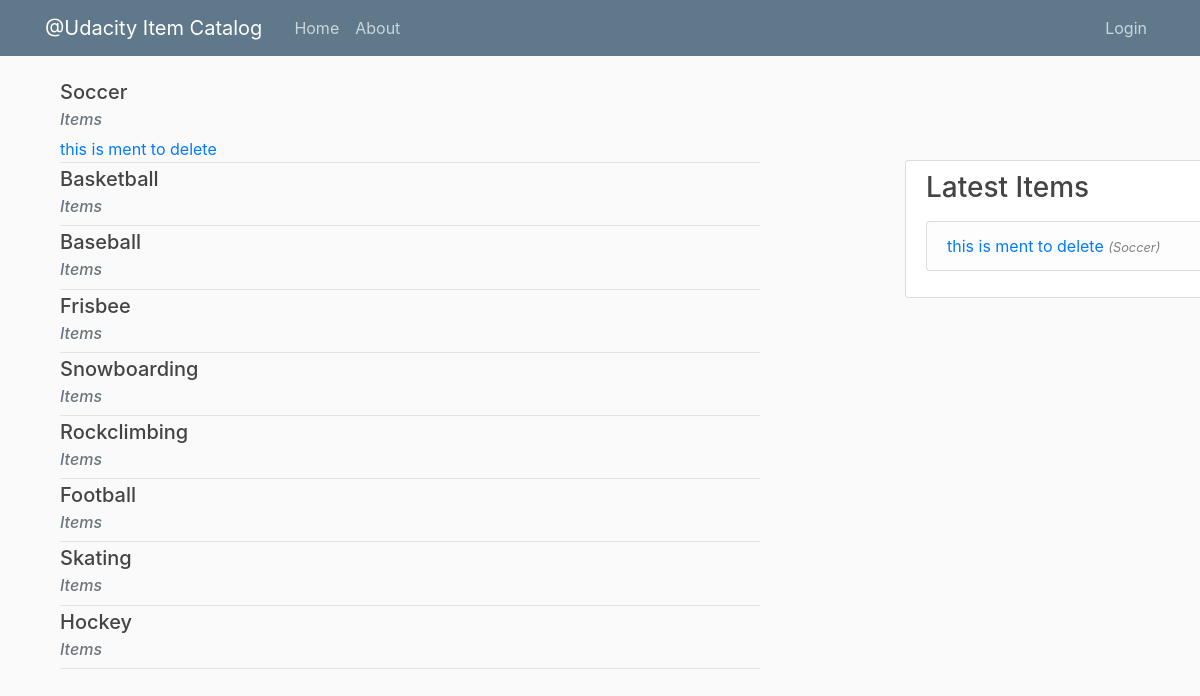
The app's page /catalog, older data.
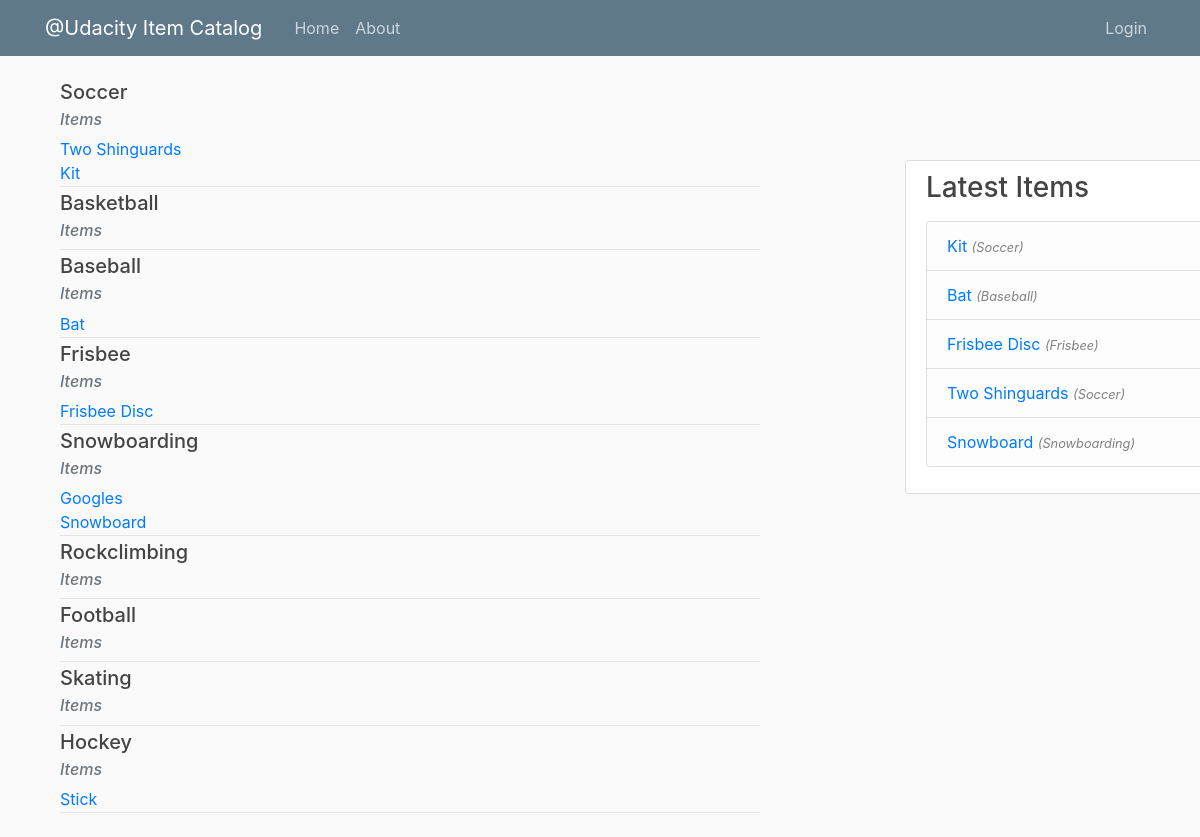
The same page, newer data.
### project/database_setup.py (models this page shows, shortened)
class Category(db.Model):
    __tablename__ = 'category'
    name = db.Column(db.String(80), nullable=False)
    id = db.Column(db.Integer, primary_key=True)
    items = db.relationship('Item')

class Item(db.Model):
    __tablename__ = 'cat_item'
    title = db.Column(db.String(80), nullable=False)
    id = db.Column(db.Integer, primary_key=True)
    date_posted = db.Column(db.DateTime, nullable=False, default=datetime.utcnow)
    description = db.Column(db.Text, nullable=False)
    cat_id = db.Column(db.Integer, db.ForeignKey('category.id'), nullable=False)
    user_id = db.Column(db.Integer, db.ForeignKey('user.id'))
    user = db.relationship('User')

### project/routes.py (the view)
@app.route("/")
@app.route("/catalog")
def catalog():
    if 'username' not in login_session:
        current_user = False
    else:
        current_user = True
    categories = Category.query.all()
    items = Item.query.all()
    dated_items = Item.query.order_by(desc(Item.date_posted)).limit(5).all()
    return render_template("catalog.html", categories=categories, items=items, dated_items=dated_items, current_user=current_user)

### project/templates/catalog.html
{% extends 'layout.html' %}
{% block content %}
<div class="container">
    <div class="row-md-2">
        {% for category in categories %}
        <div class="media-body">
                <div class="article-metadata">
                <h5 class="card-title">{{category.name }}</h5>
                <h6 class="card-subtitle mb-2 text-muted"><i>Items</i></h6>
                {% for item in items %}
                    {% if category.id == item.cat_id %}
                        <a class="card-link" href="{{url_for('item', item_id=item.id)}}">{{ item.title }}</a>
                        <br>
                    {% endif %}
                {% endfor %}
            </div>
        </div>
        {% endfor %}
        </div>
        </div>
{% endblock %}

### project/templates/layout.html (shortened to what this page needs)
<!DOCTYPE html>
<html lang="en">
<head>
    <link rel="stylesheet"
        href="https://maxcdn.bootstrapcdn.com/bootstrap/4.0.0/css/bootstrap.min.css"
>
    <link rel="stylesheet" type="text/css"
        href="{{ url_for('static', filename='main.css') }}">
</head>
<body>
    <header class="site-header">
        <nav class="navbar navbar-expand-md navbar-dark bg-steel fixed-top">
            <div class="container">
                <a class="navbar-brand mr-4" href="/">@Udacity Item Catalog</a>
                    <div class="collapse navbar-collapse" id="navbarToggle">
                        <div class="navbar-nav mr-auto">
                            <a class="nav-item nav-link" href="{{url_for('catalog')}}">Home</a>
                            <a class="nav-item nav-link" href="{{url_for('about')}}">About</a>
                        </div>
                        <div class="navbar-nav">
                            {% if current_user == True %}
                                <a class="nav-item nav-link" href="{{url_for('new_item')}}">New Item</a>
                                <a class="nav-item nav-link" href="{{url_for('showLogout')}}">Logout</a>
                            {% else %}
                                <a class="nav-item nav-link" href="{{url_for('showLogin')}}">Login</a>
                            {% endif %}
                        </div>
                    </div>
            </div>
        </nav>
    </header>
    <main role="main" class="container">
            <div class="row">
                <div class="col-md-8" style="width: 50rem; margin-top: 80px; margin-left: auto; margin-bottom: 20px">
                    {% block content %}{% endblock %}
                </div>
                <div class="col-md-4">
                        <div class="content-section" style="width:20rem; margin:100px; margin-top: 160px">
                          <h3>Latest Items</h3>
                          <p class='text-muted'>
                            <ul class="list-group">
                                {% for item in dated_items %}
                                  {% for category in categories %}
                                      {% if item.cat_id == category.id %}
                              <li class="list-group-item list-group-item-light"><a class="card-link" href="{{url_for('item', item_id=item.id)}}">{{item.title}}</a> <i><small>({{category.name}})</small></i></li>
                                      {% endif %}
                                      {% endfor %}
                              {% endfor %}
                            </ul>
                          </p>
                        </div>
                      </div>
            </div>
    </main>
</body>
</html>

### project/static/main.css (style rules this page uses)
body { background: #fafafa; color: #333333; }
h1, h2, h3, h4, h5, h6 { color: #444444; }
.bg-steel { background-color: #5f788a; }
.site-header .navbar-nav .nav-link { color: #cbd5db; }
.content-section { background: #ffffff; padding: 10px 20px; border: 1px solid #dddddd; border-radius: 3px; margin-bottom: 20px; }
.article-metadata { padding-bottom: 1px; margin-bottom: 4px; border-bottom: 1px solid #e3e3e3 }

Row changes from the older to the newer data that the page shows:
removed Item: title "this is ment to delete", Category (name "Soccer")
added Item: title "Two Shinguards", Category (name "Soccer")
added Item: title "Kit", Category (name "Soccer")
added Item: title "Bat", Category (name "Baseball")
added Item: title "Frisbee Disc", Category (name "Frisbee")
added Item: title "Googles", shown under Category "Snowboarding"
added Item: title "Snowboard", Category (name "Snowboarding")
added Item: title "Stick", shown under Category "Hockey"
